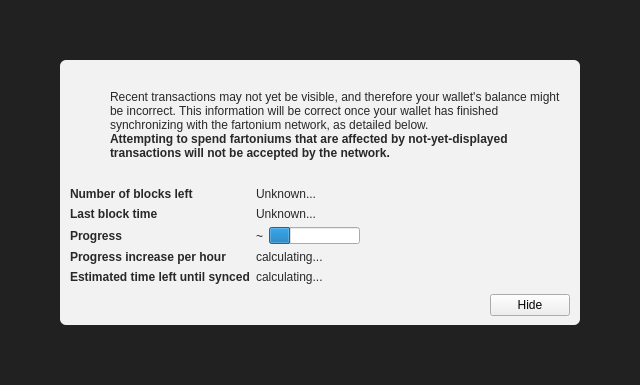
<?xml version="1.0" encoding="UTF-8"?>
<ui version="4.0">
 <class>ModalOverlay</class>
 <widget class="ModalOverlay" name="ModalOverlay">
  <property name="geometry">
   <rect>
    <x>0</x>
    <y>0</y>
    <width>640</width>
    <height>385</height>
   </rect>
  </property>
  <property name="windowTitle">
   <string>Form</string>
  </property>
  <layout class="QVBoxLayout" name="verticalLayout" stretch="0">
   <property name="sizeConstraint">
    <enum>QLayout::SetDefaultConstraint</enum>
   </property>
   <property name="leftMargin">
    <number>0</number>
   </property>
   <property name="topMargin">
    <number>0</number>
   </property>
   <property name="rightMargin">
    <number>0</number>
   </property>
   <property name="bottomMargin">
    <number>0</number>
   </property>
   <item>
    <widget class="QWidget" name="bgWidget" native="true">
     <property name="styleSheet">
      <string notr="true">#bgWidget { background: rgba(0,0,0,220); }</string>
     </property>
     <layout class="QVBoxLayout" name="verticalLayoutMain" stretch="1">
      <property name="leftMargin">
       <number>60</number>
      </property>
      <property name="topMargin">
       <number>60</number>
      </property>
      <property name="rightMargin">
       <number>60</number>
      </property>
      <property name="bottomMargin">
       <number>60</number>
      </property>
      <item>
       <widget class="QWidget" name="contentWidget" native="true">
        <property name="styleSheet">
         <string notr="true">#contentWidget { background: rgba(255,255,255,240); border-radius: 6px; }

QLabel { color: rgb(40,40,40);  }</string>
        </property>
        <layout class="QVBoxLayout" name="verticalLayoutSub" stretch="1,0,0,0">
         <property name="spacing">
          <number>0</number>
         </property>
         <property name="leftMargin">
          <number>10</number>
         </property>
         <property name="topMargin">
          <number>10</number>
         </property>
         <property name="rightMargin">
          <number>10</number>
         </property>
         <property name="bottomMargin">
          <number>10</number>
         </property>
         <item>
          <layout class="QHBoxLayout" name="horizontalLayoutIconText" stretch="0,1">
           <property name="topMargin">
            <number>20</number>
           </property>
           <item>
            <layout class="QVBoxLayout" name="verticalLayoutIcon">
             <property name="leftMargin">
              <number>0</number>
             </property>
             <item>
              <widget class="QPushButton" name="warningIcon">
               <property name="enabled">
                <bool>false</bool>
               </property>
               <property name="text">
                <string/>
               </property>
               <property name="icon">
                <iconset>
                 <normaloff>:/icons/warning</normaloff>
                 <disabledoff>:/icons/warning</disabledoff>:/icons/warning</iconset>
               </property>
               <property name="iconSize">
                <size>
                 <width>48</width>
                 <height>48</height>
                </size>
               </property>
               <property name="flat">
                <bool>true</bool>
               </property>
              </widget>
             </item>
             <item>
              <spacer name="verticalSpacerWarningIcon">
               <property name="orientation">
                <enum>Qt::Vertical</enum>
               </property>
               <property name="sizeHint" stdset="0">
                <size>
                 <width>20</width>
                 <height>40</height>
                </size>
               </property>
              </spacer>
             </item>
            </layout>
           </item>
           <item>
            <layout class="QVBoxLayout" name="verticalLayoutInfoText">
             <property name="leftMargin">
              <number>0</number>
             </property>
             <property name="topMargin">
              <number>0</number>
             </property>
             <item>
              <widget class="QLabel" name="infoText">
               <property name="text">
                <string>Recent transactions may not yet be visible, and therefore your wallet's balance might be incorrect. This information will be correct once your wallet has finished synchronizing with the fartonium network, as detailed below.</string>
               </property>
               <property name="textFormat">
                <enum>Qt::RichText</enum>
               </property>
               <property name="wordWrap">
                <bool>true</bool>
               </property>
              </widget>
             </item>
             <item>
              <widget class="QLabel" name="infoTextStrong">
               <property name="font">
                <font>
                 <weight>75</weight>
                 <bold>true</bold>
                </font>
               </property>
               <property name="text">
                <string>Attempting to spend fartoniums that are affected by not-yet-displayed transactions will not be accepted by the network.</string>
               </property>
               <property name="textFormat">
                <enum>Qt::RichText</enum>
               </property>
               <property name="wordWrap">
                <bool>true</bool>
               </property>
              </widget>
             </item>
             <item>
              <spacer name="verticalSpacerInTextSpace">
               <property name="orientation">
                <enum>Qt::Vertical</enum>
               </property>
               <property name="sizeHint" stdset="0">
                <size>
                 <width>20</width>
                 <height>40</height>
                </size>
               </property>
              </spacer>
             </item>
            </layout>
           </item>
          </layout>
         </item>
         <item>
          <spacer name="verticalSpacerAfterText">
           <property name="orientation">
            <enum>Qt::Vertical</enum>
           </property>
           <property name="sizeHint" stdset="0">
            <size>
             <width>20</width>
             <height>40</height>
            </size>
           </property>
          </spacer>
         </item>
         <item>
          <layout class="QFormLayout" name="formLayout">
           <property name="fieldGrowthPolicy">
            <enum>QFormLayout::FieldsStayAtSizeHint</enum>
           </property>
           <property name="horizontalSpacing">
            <number>6</number>
           </property>
           <property name="verticalSpacing">
            <number>6</number>
           </property>
           <property name="topMargin">
            <number>10</number>
           </property>
           <item row="0" column="0">
            <widget class="QLabel" name="labelNumberOfBlocksLeft">
             <property name="font">
              <font>
               <weight>75</weight>
               <bold>true</bold>
              </font>
             </property>
             <property name="text">
              <string>Number of blocks left</string>
             </property>
            </widget>
           </item>
           <item row="0" column="1">
            <widget class="QLabel" name="numberOfBlocksLeft">
             <property name="text">
              <string>Unknown...</string>
             </property>
            </widget>
           </item>
           <item row="1" column="0">
            <widget class="QLabel" name="labelLastBlockTime">
             <property name="font">
              <font>
               <weight>75</weight>
               <bold>true</bold>
              </font>
             </property>
             <property name="text">
              <string>Last block time</string>
             </property>
            </widget>
           </item>
           <item row="1" column="1">
            <widget class="QLabel" name="newestBlockDate">
             <property name="sizePolicy">
              <sizepolicy hsizetype="Maximum" vsizetype="Preferred">
               <horstretch>0</horstretch>
               <verstretch>0</verstretch>
              </sizepolicy>
             </property>
             <property name="text">
              <string>Unknown...</string>
             </property>
            </widget>
           </item>
           <item row="2" column="0">
            <widget class="QLabel" name="labelSyncDone">
             <property name="font">
              <font>
               <weight>75</weight>
               <bold>true</bold>
              </font>
             </property>
             <property name="text">
              <string>Progress</string>
             </property>
            </widget>
           </item>
           <item row="2" column="1">
            <layout class="QHBoxLayout" name="horizontalLayoutSync" stretch="0,1">
             <item>
              <widget class="QLabel" name="percentageProgress">
               <property name="text">
                <string notr="true">~</string>
               </property>
              </widget>
             </item>
             <item>
              <widget class="QProgressBar" name="progressBar">
               <property name="value">
                <number>24</number>
               </property>
               <property name="format">
                <string/>
               </property>
              </widget>
             </item>
            </layout>
           </item>
           <item row="4" column="0">
            <widget class="QLabel" name="labelProgressIncrease">
             <property name="font">
              <font>
               <weight>75</weight>
               <bold>true</bold>
              </font>
             </property>
             <property name="text">
              <string>Progress increase per hour</string>
             </property>
            </widget>
           </item>
           <item row="4" column="1">
            <widget class="QLabel" name="progressIncreasePerH">
             <property name="text">
              <string>calculating...</string>
             </property>
            </widget>
           </item>
           <item row="5" column="0">
            <widget class="QLabel" name="labelEstimatedTimeLeft">
             <property name="font">
              <font>
               <weight>75</weight>
               <bold>true</bold>
              </font>
             </property>
             <property name="text">
              <string>Estimated time left until synced</string>
             </property>
            </widget>
           </item>
           <item row="5" column="1">
            <widget class="QLabel" name="expectedTimeLeft">
             <property name="text">
              <string>calculating...</string>
             </property>
            </widget>
           </item>
          </layout>
         </item>
         <item>
          <layout class="QHBoxLayout" name="horizontalLayoutButtons">
           <property name="leftMargin">
            <number>10</number>
           </property>
           <property name="topMargin">
            <number>10</number>
           </property>
           <item>
            <spacer name="horizontalSpacer">
             <property name="orientation">
              <enum>Qt::Horizontal</enum>
             </property>
             <property name="sizeHint" stdset="0">
              <size>
               <width>40</width>
               <height>20</height>
              </size>
             </property>
            </spacer>
           </item>
           <item>
            <widget class="QPushButton" name="closeButton">
             <property name="text">
              <string>Hide</string>
             </property>
            </widget>
           </item>
          </layout>
         </item>
        </layout>
       </widget>
      </item>
     </layout>
    </widget>
   </item>
  </layout>
 </widget>
 <customwidgets>
  <customwidget>
   <class>ModalOverlay</class>
   <extends>QWidget</extends>
   <header>modaloverlay.h</header>
   <container>1</container>
  </customwidget>
 </customwidgets>
 <resources/>
 <connections/>
</ui>
